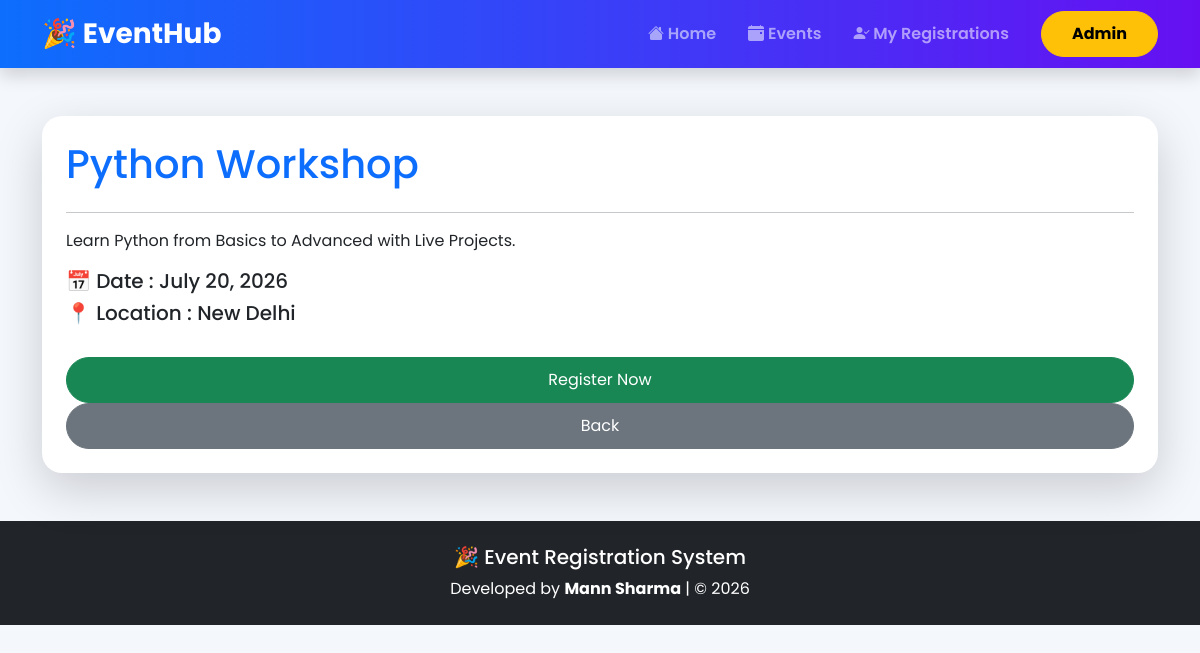
The page /event/1/ on the database its author committed.
### events/models.py (models this page shows, shortened)
class Event(models.Model):
    CATEGORY_CHOICES = [
        ('workshop', 'Workshop'),
        ('seminar', 'Seminar'),
        ('tech', 'Tech'),
    ]
    title = models.CharField(max_length=200)
    description = models.TextField()
    date = models.DateField()
    location = models.CharField(max_length=200)
    image = models.ImageField(upload_to="events/", blank=True, null=True)
    category = models.CharField(
        max_length=20,
        choices=CATEGORY_CHOICES,
        default='tech'
    )

### events/views.py (the view)
# urls.py: path("event/<int:id>/", views.event_detail, name="event_detail"),
def event_detail(request, id):
    event = get_object_or_404(Event, id=id)
    return render(request, "events/event_detail.html", {"event": event})

### events/templates/events/event_detail.html
{% extends 'events/base.html' %}
{% block content %}
<div class="card shadow-lg p-4">
    <h1 class="text-primary">{{ event.title }}</h1>
    <hr>
    <p>{{ event.description }}</p>
    <h5>📅 Date : {{ event.date }}</h5>
    <h5>📍 Location : {{ event.location }}</h5>
    <br>
    <a href="/register/{{ event.id }}/" class="btn btn-success">
        Register Now
    </a>
    <a href="/events/" class="btn btn-secondary">
        Back
    </a>
</div>
{% endblock %}

### events/static/css/style.css (style rules this page uses)
body { background:#f4f7fc; font-family:'Poppins',sans-serif; }
.card { border:none; border-radius:20px; transition:.35s; overflow:hidden; box-shadow:0 8px 25px rgba(0,0,0,.08); }
.btn { border-radius:40px; padding:10px 30px; transition:.3s; }

### rows shown on the page
Event: title "Python Workshop", description "Learn Python from Basics to Advanced with Live Projects.", date "July 20, 2026", location "New Delhi"
